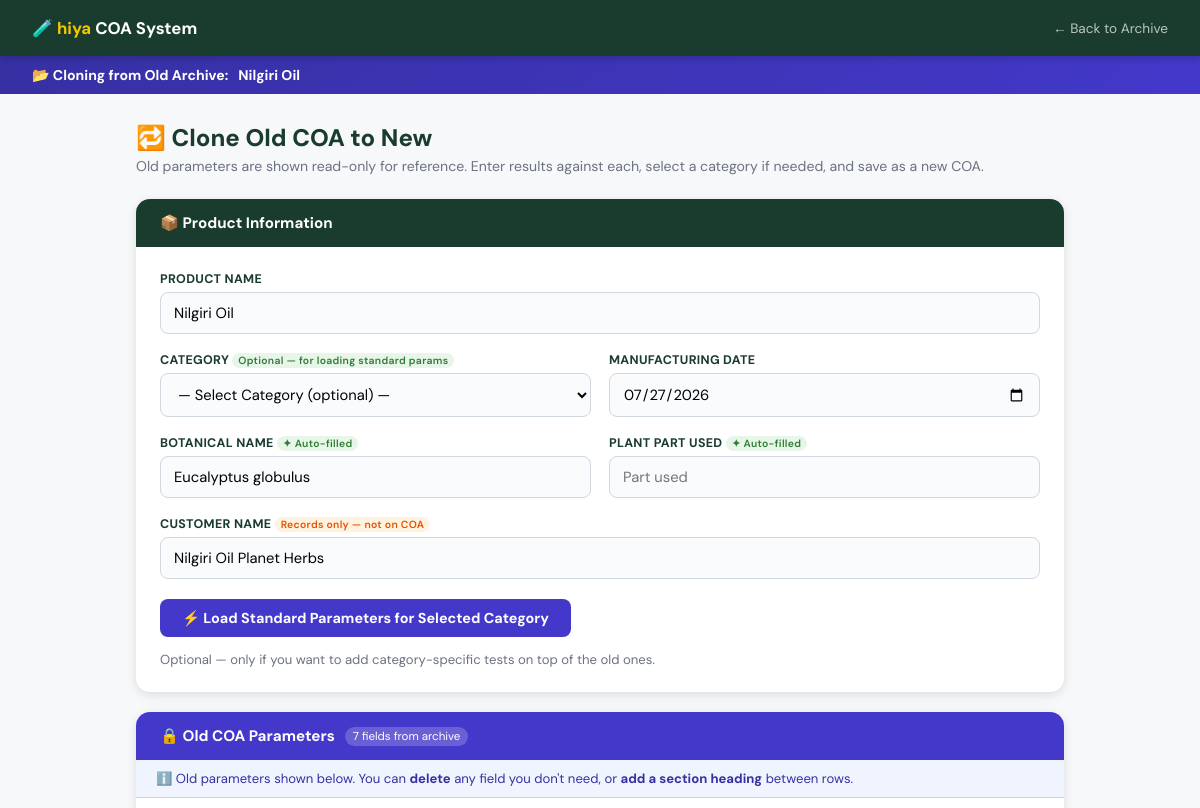
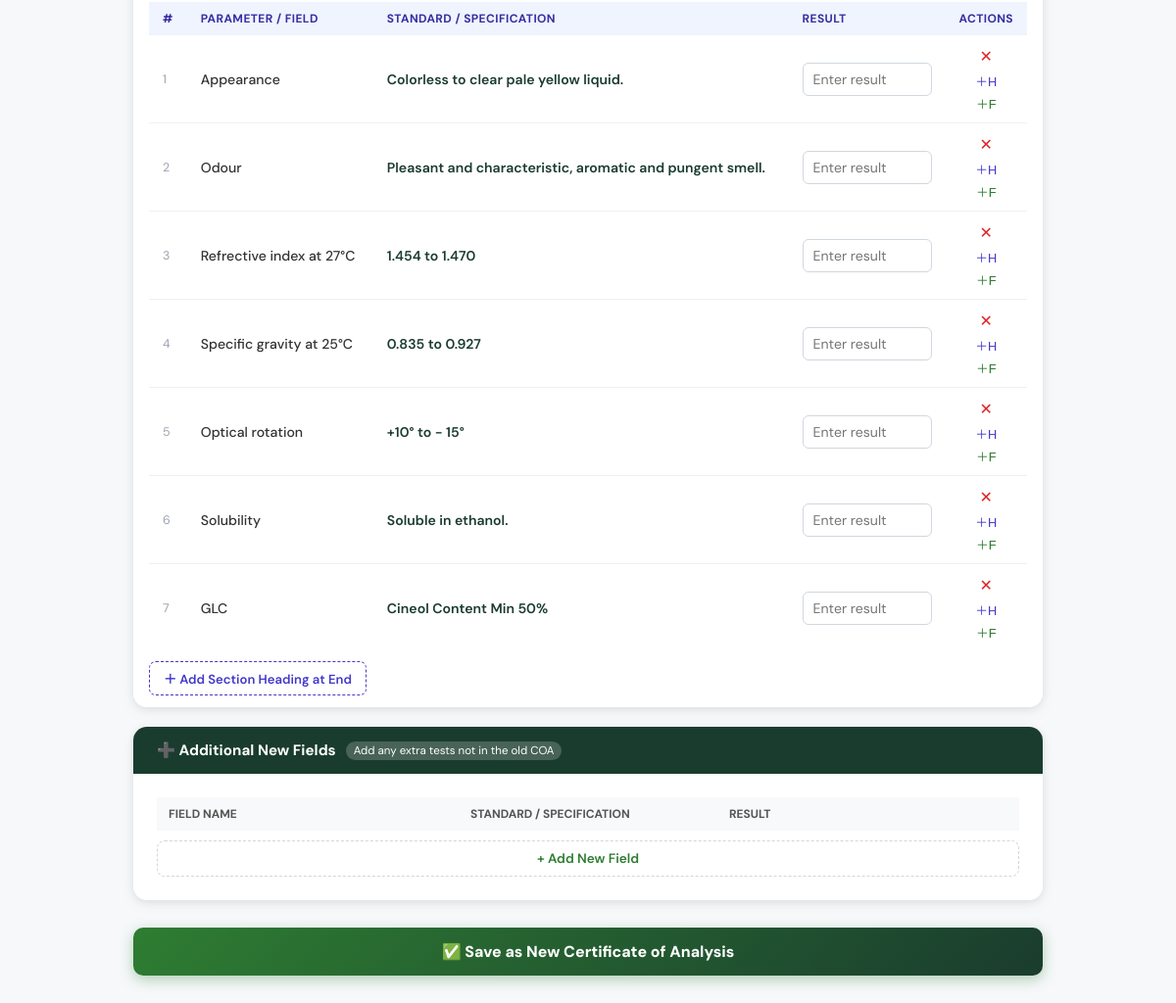
/coa/old/7376/clone/ (signed in), run on the app's committed database (2 pictures, top to bottom).
### coa/models.py (models this page shows, shortened)
class OldCOA(models.Model):
    file_name = models.CharField(max_length=500, db_index=True,
                                  help_text="Original file name — used for searching")
    customer  = models.CharField(max_length=300, blank=True, db_index=True)
    product   = models.CharField(max_length=300, blank=True, db_index=True)
    batch     = models.CharField(max_length=500, blank=True)
    mfg_date  = models.CharField(max_length=50,  blank=True)
    botanical = models.CharField(max_length=500, blank=True)
    part_used = models.CharField(max_length=300, blank=True)
    fields    = models.TextField(help_text="JSON: {parameter_name: standard_value, ...}")
    class Meta:
        ordering = ['file_name']
        verbose_name        = 'Old COA (Archive)'
        verbose_name_plural = 'Old COAs (Archive)'
    def get_fields(self):
        import json
        try:
            return json.loads(self.fields)
        except Exception:
            return {}

### coa/views.py (the view, shortened to what this page needs)
# urls.py: path('old/<int:old_id>/clone/',       views.clone_from_old,     name='clone_from_old'),  # Change 1
@login_required
def clone_from_old(request, old_id):
    from .models import OldCOA
    old_coa    = get_object_or_404(OldCOA, id=old_id)
    old_fields = old_coa.get_fields()
    categories = Category.objects.all().order_by('name')
    if request.method == 'POST' and 'save_coa' in request.POST:
        form = COAForm(request.POST)
        if form.is_valid():
            coa = form.save(commit=False)
            coa.created_by = request.user
            coa.save()
            category_id = request.POST.get('category')
            if category_id:
                for param in TestParameter.objects.filter(category_id=category_id):
                    value     = request.POST.get(f'param_{param.id}', '').strip()
                    standard  = request.POST.get(f'standard_{param.id}', '').strip()
                    reference = request.POST.get(f'reference_{param.id}', '').strip()
                    if value or standard:
                        COAResult.objects.create(
                            coa=coa, parameter=param, result=value,
                            reference=reference,
                            standard_override=standard if standard != param.specification else ''
                        )
            names      = request.POST.getlist('custom_field_name')
            specs      = request.POST.getlist('custom_field_spec')
            results    = request.POST.getlist('custom_field_result')
            references = request.POST.getlist('custom_field_reference')
            headings   = request.POST.getlist('custom_is_heading')
            for i, name in enumerate(names):
                name = name.strip()
                if name:
                    is_heading = (headings[i] == '1') if i < len(headings) else False
                    COACustomField.objects.create(
                        coa=coa, field_name=name,
                        specification=specs[i].strip()       if i < len(specs)       else '',
                        result=results[i].strip()             if i < len(results)     else '',
                        reference=references[i].strip()       if i < len(references)  else '',
                        order=i,
                        is_heading=is_heading,
                    )
            return redirect('coa_detail', coa_id=coa.id)
    else:
        form = COAForm(initial={
            'product_name':   old_coa.product,
            'botanical_name': old_coa.botanical,
            'plant_part':     old_coa.part_used,
            'customer_name':  old_coa.customer,
            'manufacturing_date': date.today(),
        })
    grouped_parameters = []
    prev_results       = {}
    selected_cat_id    = request.POST.get('category') if request.method == 'POST' else ''
    if 'load_fields' in request.POST:
        selected_cat_id = request.POST.get('category')
    return render(request, 'coa/clone_from_old.html', {
        'form':               form,
        'old_coa':            old_coa,
        'old_fields':         old_fields,
        'categories':         categories,
        'grouped_parameters': grouped_parameters,
        'prev_results':       prev_results,
        'selected_cat_id':    selected_cat_id or '',
    })

### coa/templates/coa/clone_from_old.html (shortened to what this page needs)
<!DOCTYPE html>
<html lang="en">
<head>
</head>
<body>
<nav class="navbar">
    <a href="{% url 'coa_list' %}" class="navbar-brand">🧪 <span>hiya</span> COA System</a>
    <a href="{% url 'old_coa_search' %}" class="nav-link">← Back to Archive</a>
</nav>
<div class="banner">
    📂 Cloning from Old Archive: <strong>{{ old_coa.product }}</strong>
</div>
<div class="page-wrapper">
    <div class="page-header">
        <h1>🔁 Clone Old COA to New</h1>
        <p>Old parameters are shown read-only for reference. Enter results against each, select a category if needed, and save as a new COA.</p>
    </div>
    <form method="post" id="cloneForm">
        <div class="card">
            <div class="card-header"><h2>📦 Product Information</h2></div>
            <div class="card-body">
                <div class="form-grid">
                    <div class="field-group full" style="position:relative;">
                        <label>Product Name</label>
                        <input type="text" name="product_name" id="id_product_name"
                               value="{{ form.product_name.value|default:'' }}"
                               placeholder="Product name" autocomplete="off" required>
                    </div>
                    <div class="field-group">
                        <label>Category <span class="auto-badge">Optional — for loading standard params</span></label>
                        <select name="category" id="id_category">
                            <option value="">— Select Category (optional) —</option>
                        </select>
                    </div>
                    <div class="field-group">
                        <label>Manufacturing Date</label>
                        <input type="date" name="manufacturing_date" id="id_manufacturing_date"
                               value="{{ form.manufacturing_date.value|date:'Y-m-d'|default:'' }}" required>
                    </div>
                    <div class="field-group">
                        <label>Botanical Name <span class="auto-badge">✦ Auto-filled</span></label>
                        <input type="text" name="botanical_name" id="id_botanical_name"
                               value="{{ form.botanical_name.value|default:'' }}" placeholder="Botanical name">
                    </div>
                    <div class="field-group">
                        <label>Plant Part Used <span class="auto-badge">✦ Auto-filled</span></label>
                        <input type="text" name="plant_part" id="id_plant_part"
                               value="{{ form.plant_part.value|default:'' }}" placeholder="Part used">
                    </div>
                    <div class="field-group full" style="position:relative;">
                        <label>Customer Name <span class="rec-badge">Records only — not on COA</span></label>
                        <input type="text" name="customer_name" id="id_customer_name"
                               value="{{ form.customer_name.value|default:'' }}"
                               placeholder="Customer name" autocomplete="off">
                    </div>
                </div>
                <div style="margin-top:20px;display:flex;align-items:center;gap:14px;flex-wrap:wrap;">
                    <button type="submit" name="load_fields" class="btn-load">
                        ⚡ Load Standard Parameters for Selected Category
                    </button>
                    <span style="font-size:0.82rem;color:#6b7280;">Optional — only if you want to add category-specific tests on top of the old ones.</span>
                </div>
            </div>
        </div>
        {% if old_fields %}
        <div class="card">
            <div class="card-header indigo">
                <h2>🔒 Old COA Parameters</h2>
                <span class="badge">{{ old_fields|length }} fields from archive</span>
            </div>
            <div style="background:#f0f4ff;padding:10px 20px;font-size:0.82rem;color:#3730a3;border-bottom:1px solid #c7d2fe;">
                ℹ️ Old parameters shown below. You can <strong>delete</strong> any field you don't need, or <strong>add a section heading</strong> between rows.
            </div>
            <div style="padding:12px 16px;">
                <table class="old-table" id="oldFieldsTable">
                    <thead>
                        <tr>
                            <th style="width:36px">#</th>
                            <th>Parameter / Field</th>
                            <th>Standard / Specification</th>
                            <th style="width:160px">Result</th>
                            <th style="width:80px">Actions</th>
                        </tr>
                    </thead>
                    <tbody id="oldFieldsBody">
                        {% for key, value in old_fields.items %}
                        <tr class="old-field-row" data-idx="{{ forloop.counter0 }}">
                            <td style="color:#9ca3af;font-size:0.78rem;" class="row-num">{{ forloop.counter }}</td>
                            <td>
                                <span class="param-name">{{ key }}</span>
                            </td>
                            <td><span class="param-std">{{ value }}</span></td>
                            <td>
                                <input type="text"
                                       name="custom_field_result"
                                       class="result-input old-result-input"
                                       data-standard="{{ value }}"
                                       placeholder="Enter result">
                            </td>
                           <td style="text-align:center;">
    <button type="button" class="btn-remove" title="Delete this field"
            onclick="removeOldRow(this)">✕</button>
    <button type="button" onclick="addHeadingBefore(this)"
            style="background:none;border:none;cursor:pointer;color:#4338ca;font-size:0.8rem;padding:2px 4px;">＋H</button>
    <button type="button" onclick="addFieldBelow(this)"
            style="background:none;border:none;cursor:pointer;color:#2e7d32;font-size:0.8rem;padding:2px 4px;">＋F</button>
</td>
                        </tr>
                        {% endfor %}
                    </tbody>
                </table>
                <div style="margin-top:10px;">
                    <button type="button" onclick="addHeadingAtEnd()" style="background:none;border:1.5px dashed #4338ca;color:#4338ca;font-family:'DM Sans',sans-serif;font-size:0.82rem;font-weight:600;padding:7px 14px;border-radius:7px;cursor:pointer;">＋ Add Section Heading at End</button>
                </div>
            </div>
        </div>
        {% endif %}
        <div class="card">
            <div class="card-header">
                <h2>➕ Additional New Fields</h2>
                <span class="badge">Add any extra tests not in the old COA</span>
            </div>
            <div class="card-body">
                <table class="custom-table">
                    <thead><tr>
                        <th style="width:35%">Field Name</th>
                        <th style="width:30%">Standard / Specification</th>
                        <th style="width:28%">Result</th>
                        <th style="width:7%"></th>
                    </tr></thead>
                </table>
                <button type="button" class="btn-add" onclick="addField()">+ Add New Field</button>
            </div>
        </div>
        <button type="submit" name="save_coa" class="btn-submit">✅ Save as New Certificate of Analysis</button>
    </form>
</div>
</body>
</html>

### coa/templates/coa/clone_from_old.html (style rules this page uses)
:root { --gd:#1a3c2e;--gm:#2e7d32;--gl:#e8f5e9;--gold:#f5c800;--bd:#d0d7de;--bg:#f6f8fa;--sh:0 2px 8px rgba(0,0,0,0.07),0 4px 16px rgba(0,0,0,0.05); }
* { box-sizing:border-box;margin:0;padding:0; }
body { font-family:'DM Sans',sans-serif;background:var(--bg);color:#1a202c;min-height:100vh; }
.navbar { background:var(--gd);height:56px;padding:0 32px;display:flex;align-items:center;justify-content:space-between;box-shadow:0 2px 8px rgba(0,0,0,0.2);position:sticky;top:0;z-index:100; }
.navbar-brand { font-size:1.05rem;font-weight:700;color:#fff;text-decoration:none; }
.navbar-brand span { color:var(--gold); }
.nav-link { color:rgba(255,255,255,0.7);text-decoration:none;font-size:0.85rem; }
.banner { background:linear-gradient(135deg,#3730a3,#4338ca);padding:10px 32px;font-size:0.88rem;font-weight:700;color:#fff;display:flex;align-items:center;gap:10px; }
.page-wrapper { max-width:960px;margin:0 auto;padding:28px 16px 60px; }
.page-header { margin-bottom:24px; }
.page-header h1 { font-size:1.5rem;font-weight:800;color:var(--gd); }
.page-header p { color:#6b7280;font-size:0.88rem;margin-top:4px; }
.card { background:#fff;border-radius:14px;box-shadow:var(--sh);margin-bottom:20px;overflow:hidden; }
.card-header { background:var(--gd);padding:14px 24px;display:flex;align-items:center;gap:10px; }
.card-header.indigo { background:#4338ca; }
.card-header h2 { font-size:0.95rem;font-weight:700;color:#fff; }
.card-header .badge { background:rgba(255,255,255,0.2);color:#fff;font-size:0.72rem;padding:2px 8px;border-radius:20px; }
.card-body { padding:24px; }
.form-grid { display:grid;grid-template-columns:1fr 1fr;gap:18px; }
.full { grid-column:span 2; }
.field-group { display:flex;flex-direction:column;gap:5px;position:relative; }
.field-group label { font-size:0.78rem;font-weight:700;color:var(--gd);text-transform:uppercase;letter-spacing:0.3px; }
.auto-badge { font-size:0.65rem;background:#e8f5e9;color:var(--gm);padding:1px 6px;border-radius:10px;font-weight:600;text-transform:none; }
.rec-badge { font-size:0.65rem;background:#fff3e0;color:#e65100;padding:1px 6px;border-radius:10px;font-weight:600;text-transform:none; }
.field-group input,.field-group select { padding:10px 13px;border:1.5px solid var(--bd);border-radius:8px;font-family:'DM Sans',sans-serif;font-size:0.92rem;background:#fafbfc;outline:none;transition:border-color 0.2s; }
.old-table { width:100%;border-collapse:collapse; }
.old-table th { background:#f0f4ff;padding:9px 14px;font-size:0.75rem;font-weight:700;color:#3730a3;text-align:left;text-transform:uppercase;letter-spacing:0.4px; }
.old-table td { padding:8px 14px;border-bottom:1px solid #f0f0f0;vertical-align:middle; }
.old-table tr:last-child td { border-bottom:none; }
.param-name { font-size:0.88rem;font-weight:500;color:#333; }
.param-std { font-size:0.88rem;color:var(--gd);font-weight:600; }
.result-input { width:100%;padding:7px 10px;border:1.5px solid var(--bd);border-radius:6px;font-family:'DM Sans',sans-serif;font-size:0.88rem;outline:none;transition:border-color 0.15s; }
.custom-table { width:100%;border-collapse:collapse; }
.custom-table th { background:#f8f9fa;padding:9px 12px;font-size:0.75rem;font-weight:700;color:#555;text-align:left;text-transform:uppercase; }
.btn-remove { background:none;border:none;color:#dc2626;cursor:pointer;font-size:1rem;padding:4px 8px;border-radius:4px; }
.btn-add { background:none;border:1.5px dashed var(--bd);color:var(--gm);font-family:'DM Sans',sans-serif;font-size:0.85rem;font-weight:600;padding:9px 16px;border-radius:8px;cursor:pointer;width:100%;margin-top:10px; }
.btn-load { background:#4338ca;color:#fff;border:none;padding:10px 22px;border-radius:8px;font-family:'DM Sans',sans-serif;font-size:0.9rem;font-weight:700;cursor:pointer; }
.btn-submit { background:linear-gradient(135deg,var(--gm),var(--gd));color:#fff;border:none;padding:14px 32px;border-radius:10px;font-family:'DM Sans',sans-serif;font-size:1rem;font-weight:800;cursor:pointer;width:100%;box-shadow:0 4px 14px rgba(46,125,50,0.35);transition:transform 0.15s;margin-top:8px; }

### data on the page
OldCOA: product "Nilgiri Oil", product_name "Nilgiri Oil", botanical_name "Eucalyptus globulus", customer_name "Nilgiri Oil Planet Herbs"

### other printed values
{{ old_fields|length }} "7"
{{ key }} "Appearance" "Odour" "Refrective index at 27°C" "Specific gravity at 25°C" "Optical rotation" "Solubility" "GLC"
{{ value }} "Colorless to clear pale yellow liquid." "Pleasant and characteristic, aromatic and pungent smell." "1.454 to 1.470" "0.835 to 0.927" "+10° to - 15°" "Soluble in ethanol." "Cineol Content Min 50%"
